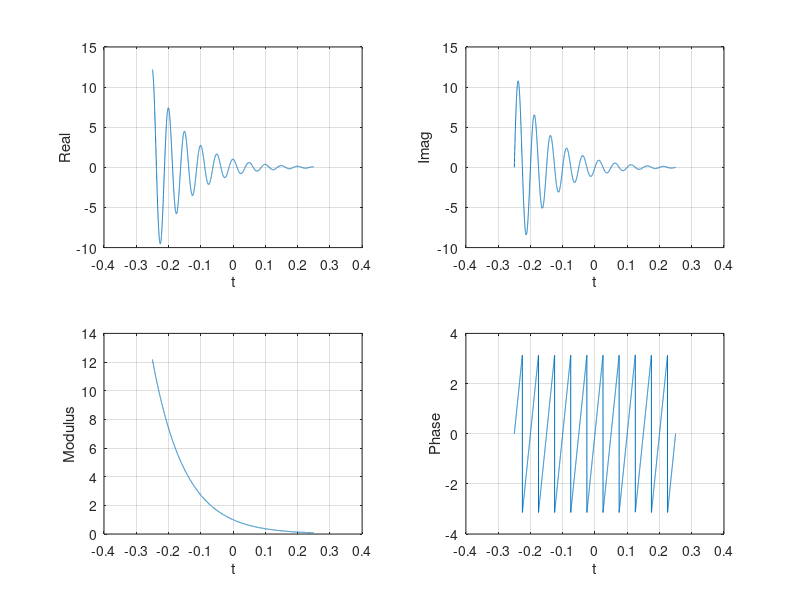

Write MATLAB code to recreate this figure.
f0 = 20;
a = -10;
t = -0.25:0.0001:0.25;
s = exp((a + 2 * pi * 1i * f0) * t);
figure
subplot(2, 2, 1);
plot(t, real(s));
grid on
xlabel('t'); ylabel('Real');

subplot(2, 2, 2);
plot(t, imag(s));
grid on
xlabel('t'); ylabel('Imag');

subplot(2, 2, 3);
plot(t, abs(s));
grid on
xlabel('t'); ylabel('Modulus');

subplot(2, 2, 4);
plot(t, angle(s));
grid on
xlabel('t'); ylabel('Phase');
